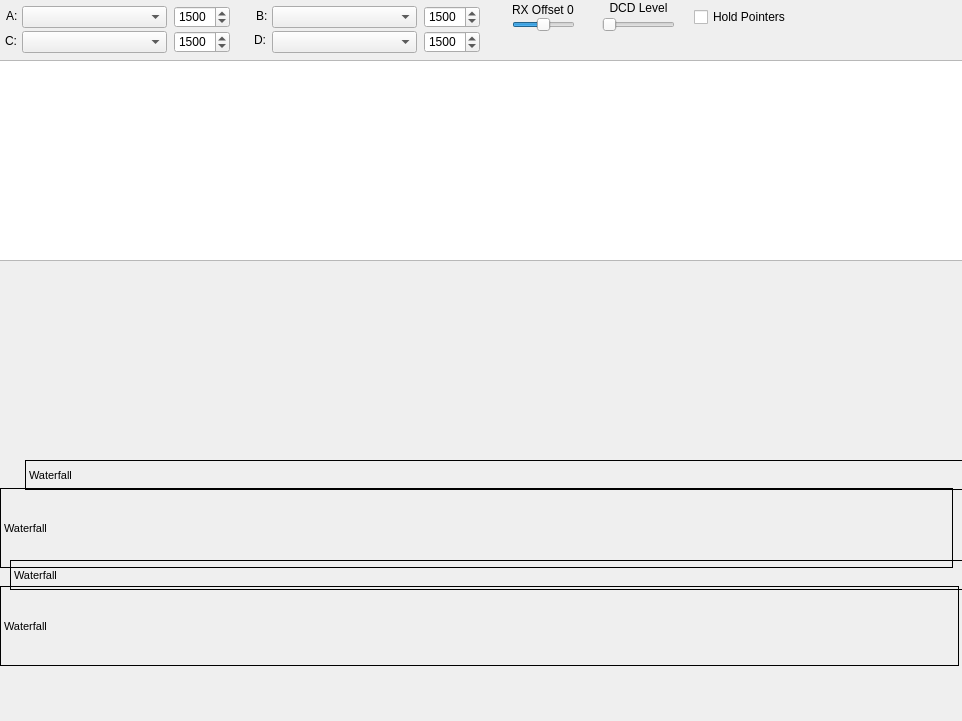
<?xml version="1.0" encoding="UTF-8"?>
<ui version="4.0">
 <class>QtSoundModemClass</class>
 <widget class="QMainWindow" name="QtSoundModemClass">
  <property name="geometry">
   <rect>
    <x>0</x>
    <y>0</y>
    <width>962</width>
    <height>721</height>
   </rect>
  </property>
  <property name="maximumSize">
   <size>
    <width>1024</width>
    <height>16777215</height>
   </size>
  </property>
  <property name="windowTitle">
   <string>QtSoundModem</string>
  </property>
  <property name="windowIcon">
   <iconset resource="QtSoundModem.qrc">
    <normaloff>:/QtSoundModem/soundmodem.ico</normaloff>:/QtSoundModem/soundmodem.ico</iconset>
  </property>
  <widget class="QWidget" name="centralWidget">
   <widget class="QSpinBox" name="centerA">
    <property name="geometry">
     <rect>
      <x>174</x>
      <y>6</y>
      <width>56</width>
      <height>22</height>
     </rect>
    </property>
    <property name="maximum">
     <number>3000</number>
    </property>
    <property name="value">
     <number>1500</number>
    </property>
   </widget>
   <widget class="QComboBox" name="modeB">
    <property name="geometry">
     <rect>
      <x>272</x>
      <y>6</y>
      <width>145</width>
      <height>22</height>
     </rect>
    </property>
   </widget>
   <widget class="QLabel" name="WaterfallB">
    <property name="geometry">
     <rect>
      <x>0</x>
      <y>586</y>
      <width>959</width>
      <height>80</height>
     </rect>
    </property>
    <property name="sizePolicy">
     <sizepolicy hsizetype="Minimum" vsizetype="Minimum">
      <horstretch>0</horstretch>
      <verstretch>0</verstretch>
     </sizepolicy>
    </property>
    <property name="minimumSize">
     <size>
      <width>600</width>
      <height>80</height>
     </size>
    </property>
    <property name="maximumSize">
     <size>
      <width>5000</width>
      <height>100</height>
     </size>
    </property>
    <property name="font">
     <font>
      <pointsize>8</pointsize>
     </font>
    </property>
    <property name="frameShape">
     <enum>QFrame::Box</enum>
    </property>
    <property name="frameShadow">
     <enum>QFrame::Plain</enum>
    </property>
    <property name="text">
     <string>Waterfall</string>
    </property>
   </widget>
   <widget class="QLabel" name="label_2">
    <property name="geometry">
     <rect>
      <x>6</x>
      <y>7</y>
      <width>16</width>
      <height>18</height>
     </rect>
    </property>
    <property name="text">
     <string>A:</string>
    </property>
   </widget>
   <widget class="QSpinBox" name="centerB">
    <property name="geometry">
     <rect>
      <x>424</x>
      <y>6</y>
      <width>56</width>
      <height>22</height>
     </rect>
    </property>
    <property name="maximum">
     <number>3000</number>
    </property>
    <property name="value">
     <number>1500</number>
    </property>
   </widget>
   <widget class="QLabel" name="WaterfallA">
    <property name="geometry">
     <rect>
      <x>0</x>
      <y>488</y>
      <width>953</width>
      <height>80</height>
     </rect>
    </property>
    <property name="minimumSize">
     <size>
      <width>600</width>
      <height>80</height>
     </size>
    </property>
    <property name="maximumSize">
     <size>
      <width>5000</width>
      <height>100</height>
     </size>
    </property>
    <property name="font">
     <font>
      <pointsize>8</pointsize>
     </font>
    </property>
    <property name="frameShape">
     <enum>QFrame::Box</enum>
    </property>
    <property name="frameShadow">
     <enum>QFrame::Plain</enum>
    </property>
    <property name="text">
     <string>Waterfall</string>
    </property>
   </widget>
   <widget class="QComboBox" name="modeA">
    <property name="geometry">
     <rect>
      <x>22</x>
      <y>6</y>
      <width>145</width>
      <height>22</height>
     </rect>
    </property>
   </widget>
   <widget class="QLabel" name="label">
    <property name="geometry">
     <rect>
      <x>602</x>
      <y>0</y>
      <width>73</width>
      <height>16</height>
     </rect>
    </property>
    <property name="text">
     <string>DCD Level</string>
    </property>
    <property name="alignment">
     <set>Qt::AlignCenter</set>
    </property>
   </widget>
   <widget class="QLabel" name="labelB">
    <property name="geometry">
     <rect>
      <x>256</x>
      <y>9</y>
      <width>16</width>
      <height>14</height>
     </rect>
    </property>
    <property name="text">
     <string>B:</string>
    </property>
   </widget>
   <widget class="QSlider" name="DCDSlider">
    <property name="geometry">
     <rect>
      <x>602</x>
      <y>18</y>
      <width>73</width>
      <height>14</height>
     </rect>
    </property>
    <property name="orientation">
     <enum>Qt::Horizontal</enum>
    </property>
    <property name="tickPosition">
     <enum>QSlider::NoTicks</enum>
    </property>
    <property name="tickInterval">
     <number>10</number>
    </property>
   </widget>
   <widget class="QCheckBox" name="holdPointers">
    <property name="geometry">
     <rect>
      <x>694</x>
      <y>6</y>
      <width>93</width>
      <height>22</height>
     </rect>
    </property>
    <property name="text">
     <string>Hold Pointers</string>
    </property>
   </widget>
   <widget class="QLabel" name="HeaderA">
    <property name="geometry">
     <rect>
      <x>25</x>
      <y>460</y>
      <width>1076</width>
      <height>30</height>
     </rect>
    </property>
    <property name="minimumSize">
     <size>
      <width>600</width>
      <height>10</height>
     </size>
    </property>
    <property name="maximumSize">
     <size>
      <width>5000</width>
      <height>100</height>
     </size>
    </property>
    <property name="font">
     <font>
      <pointsize>8</pointsize>
     </font>
    </property>
    <property name="frameShape">
     <enum>QFrame::Box</enum>
    </property>
    <property name="frameShadow">
     <enum>QFrame::Plain</enum>
    </property>
    <property name="text">
     <string>Waterfall</string>
    </property>
   </widget>
   <widget class="QLabel" name="HeaderB">
    <property name="geometry">
     <rect>
      <x>10</x>
      <y>560</y>
      <width>1076</width>
      <height>30</height>
     </rect>
    </property>
    <property name="minimumSize">
     <size>
      <width>600</width>
      <height>10</height>
     </size>
    </property>
    <property name="maximumSize">
     <size>
      <width>5000</width>
      <height>100</height>
     </size>
    </property>
    <property name="font">
     <font>
      <pointsize>8</pointsize>
     </font>
    </property>
    <property name="frameShape">
     <enum>QFrame::Box</enum>
    </property>
    <property name="frameShadow">
     <enum>QFrame::Plain</enum>
    </property>
    <property name="text">
     <string>Waterfall</string>
    </property>
   </widget>
   <widget class="QTextEdit" name="monWindow">
    <property name="geometry">
     <rect>
      <x>-6</x>
      <y>60</y>
      <width>971</width>
      <height>201</height>
     </rect>
    </property>
    <property name="readOnly">
     <bool>true</bool>
    </property>
   </widget>
   <widget class="QLabel" name="labelC">
    <property name="geometry">
     <rect>
      <x>5</x>
      <y>32</y>
      <width>16</width>
      <height>18</height>
     </rect>
    </property>
    <property name="text">
     <string>C:</string>
    </property>
   </widget>
   <widget class="QComboBox" name="modeC">
    <property name="geometry">
     <rect>
      <x>22</x>
      <y>31</y>
      <width>145</width>
      <height>22</height>
     </rect>
    </property>
   </widget>
   <widget class="QSpinBox" name="centerD">
    <property name="geometry">
     <rect>
      <x>424</x>
      <y>31</y>
      <width>56</width>
      <height>22</height>
     </rect>
    </property>
    <property name="maximum">
     <number>3000</number>
    </property>
    <property name="value">
     <number>1500</number>
    </property>
   </widget>
   <widget class="QComboBox" name="modeD">
    <property name="geometry">
     <rect>
      <x>272</x>
      <y>31</y>
      <width>145</width>
      <height>22</height>
     </rect>
    </property>
   </widget>
   <widget class="QLabel" name="labelD">
    <property name="geometry">
     <rect>
      <x>254</x>
      <y>33</y>
      <width>16</width>
      <height>14</height>
     </rect>
    </property>
    <property name="text">
     <string>D:</string>
    </property>
   </widget>
   <widget class="QSpinBox" name="centerC">
    <property name="geometry">
     <rect>
      <x>174</x>
      <y>31</y>
      <width>56</width>
      <height>22</height>
     </rect>
    </property>
    <property name="maximum">
     <number>3000</number>
    </property>
    <property name="value">
     <number>1500</number>
    </property>
   </widget>
   <widget class="QSlider" name="RXOffset">
    <property name="geometry">
     <rect>
      <x>512</x>
      <y>18</y>
      <width>63</width>
      <height>14</height>
     </rect>
    </property>
    <property name="minimum">
     <number>-200</number>
    </property>
    <property name="maximum">
     <number>200</number>
    </property>
    <property name="value">
     <number>0</number>
    </property>
    <property name="orientation">
     <enum>Qt::Horizontal</enum>
    </property>
    <property name="tickPosition">
     <enum>QSlider::NoTicks</enum>
    </property>
    <property name="tickInterval">
     <number>10</number>
    </property>
   </widget>
   <widget class="QLabel" name="RXOffsetLabel">
    <property name="geometry">
     <rect>
      <x>512</x>
      <y>2</y>
      <width>87</width>
      <height>16</height>
     </rect>
    </property>
    <property name="text">
     <string>RX Offset 0</string>
    </property>
   </widget>
  </widget>
  <widget class="QMenuBar" name="menuBar">
   <property name="geometry">
    <rect>
     <x>0</x>
     <y>0</y>
     <width>962</width>
     <height>21</height>
    </rect>
   </property>
  </widget>
 </widget>
 <layoutdefault spacing="6" margin="11"/>
 <resources>
  <include location="QtSoundModem.qrc"/>
 </resources>
 <connections/>
</ui>
